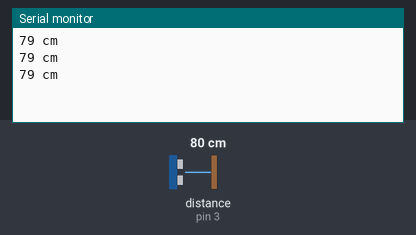
The sketch below on a simulated Arduino Uno, built with avr-gcc and run on an emulated ATmega328P. On the bench: the last lines printed to the serial monitor. Wiring (inferred from the names in the program): ultrasonic range finder: trigger pin 2; echo pin 3. Inputs (shaded band) come from the test bench; at power-on: distance to the obstacle (sensor on pin 3) 80 cm. The echo pulse lasts 58.3 µs per cm.

Above: at 1.3 s.
1.4 s: distance to the obstacle (sensor on pin 3) set to 194 cm
At 2.0 s:
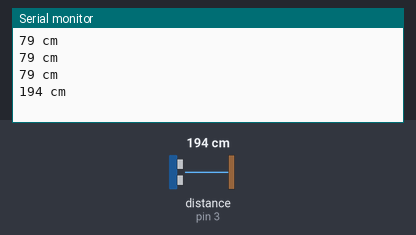
2.9 s: distance to the obstacle (sensor on pin 3) set to 202 cm
At 3.5 s:
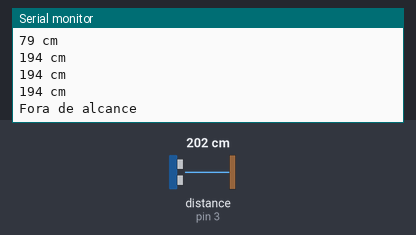

Measured:
- the behaviour switches between 199 and 200 cm on distance to the obstacle (sensor on pin 3) (found by bisection; images 1 and 2)
- after the input at 1.4 s, the serial monitor: prints a new line after 0.13 s (image 1)
- after the input at 2.9 s, the serial monitor: prints a new line after 0.17 s (image 2)

The sketch:

ultrasom.ino
```cpp
#define trigPin 2
#define echoPin 3

// Iniciar
void setup() {
  Serial.begin (9600);
  pinMode(trigPin, OUTPUT);
  pinMode(echoPin, INPUT);
}

int medir_dist(){
  int dur, dist;
  digitalWrite(trigPin, HIGH);
  delayMicroseconds(1000);
  digitalWrite(trigPin, LOW);
  dur = pulseIn(echoPin, HIGH);
  dist = (dur/2) / 29.1;
  return dist;
}

// ciclo principal
void loop() {
  int distancia;
  distancia = medir_dist();
  if (distancia >= 200 || distancia <= 0){
    Serial.println("Fora de alcance");
  }
  else {
    Serial.print(distancia);
    Serial.println(" cm");
  }
  delay(500);
}
```
